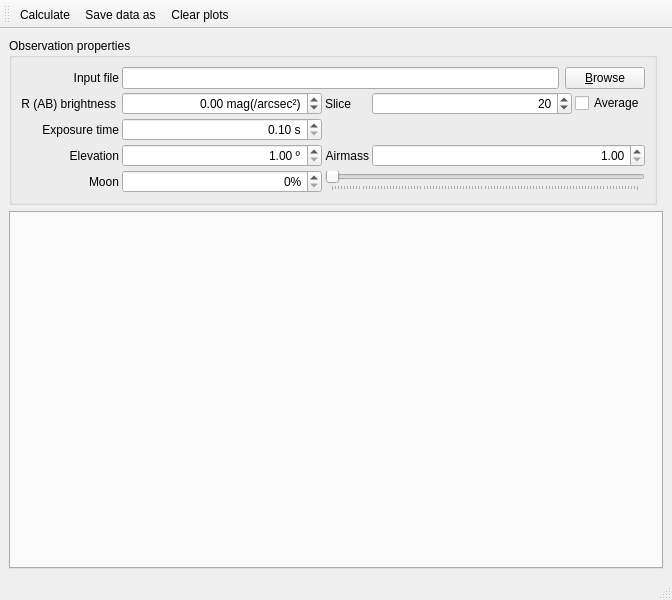
<?xml version="1.0" encoding="UTF-8"?>
<ui version="4.0">
 <class>MainWindow</class>
 <widget class="QMainWindow" name="MainWindow">
  <property name="geometry">
   <rect>
    <x>0</x>
    <y>0</y>
    <width>672</width>
    <height>600</height>
   </rect>
  </property>
  <property name="windowTitle">
   <string>TARSIS: Exposure Time Calculator</string>
  </property>
  <property name="windowIcon">
   <iconset resource="icons.qrc">
    <normaloff>:/icons/icons/TARSISETC.png</normaloff>:/icons/icons/TARSISETC.png</iconset>
  </property>
  <widget class="QWidget" name="centralwidget">
   <layout class="QGridLayout" name="gridLayout_4">
    <item row="0" column="0">
     <widget class="QGroupBox" name="groupBox">
      <property name="title">
       <string>Observation properties</string>
      </property>
      <layout class="QGridLayout" name="gridLayout">
       <property name="leftMargin">
        <number>9</number>
       </property>
       <property name="topMargin">
        <number>9</number>
       </property>
       <property name="rightMargin">
        <number>9</number>
       </property>
       <property name="bottomMargin">
        <number>9</number>
       </property>
       <property name="spacing">
        <number>3</number>
       </property>
       <item row="8" column="0" colspan="2">
        <widget class="QLabel" name="label_5">
         <property name="text">
          <string>Moon</string>
         </property>
         <property name="alignment">
          <set>Qt::AlignRight|Qt::AlignTrailing|Qt::AlignVCenter</set>
         </property>
        </widget>
       </item>
       <item row="5" column="3">
        <widget class="QLabel" name="airmassLabel">
         <property name="text">
          <string>Airmass</string>
         </property>
         <property name="alignment">
          <set>Qt::AlignRight|Qt::AlignTrailing|Qt::AlignVCenter</set>
         </property>
        </widget>
       </item>
       <item row="3" column="2">
        <widget class="QDoubleSpinBox" name="exposureTimeSpinBox">
         <property name="sizePolicy">
          <sizepolicy hsizetype="Expanding" vsizetype="Fixed">
           <horstretch>0</horstretch>
           <verstretch>0</verstretch>
          </sizepolicy>
         </property>
         <property name="alignment">
          <set>Qt::AlignRight|Qt::AlignTrailing|Qt::AlignVCenter</set>
         </property>
         <property name="suffix">
          <string> s</string>
         </property>
         <property name="minimum">
          <double>0.100000000000000</double>
         </property>
         <property name="maximum">
          <double>360000.000000000000000</double>
         </property>
        </widget>
       </item>
       <item row="2" column="4">
        <widget class="QSpinBox" name="sliceSpinBox">
         <property name="sizePolicy">
          <sizepolicy hsizetype="Expanding" vsizetype="Fixed">
           <horstretch>0</horstretch>
           <verstretch>0</verstretch>
          </sizepolicy>
         </property>
         <property name="alignment">
          <set>Qt::AlignRight|Qt::AlignTrailing|Qt::AlignVCenter</set>
         </property>
         <property name="minimum">
          <number>1</number>
         </property>
         <property name="maximum">
          <number>40</number>
         </property>
         <property name="value">
          <number>20</number>
         </property>
        </widget>
       </item>
       <item row="3" column="0" colspan="2">
        <widget class="QLabel" name="label">
         <property name="text">
          <string>Exposure time</string>
         </property>
         <property name="alignment">
          <set>Qt::AlignRight|Qt::AlignTrailing|Qt::AlignVCenter</set>
         </property>
        </widget>
       </item>
       <item row="2" column="0">
        <widget class="QLabel" name="label_6">
         <property name="text">
          <string>R (AB) brightness</string>
         </property>
         <property name="alignment">
          <set>Qt::AlignRight|Qt::AlignTrailing|Qt::AlignVCenter</set>
         </property>
        </widget>
       </item>
       <item row="8" column="2">
        <widget class="QDoubleSpinBox" name="moonSpinBox">
         <property name="sizePolicy">
          <sizepolicy hsizetype="Expanding" vsizetype="Fixed">
           <horstretch>0</horstretch>
           <verstretch>0</verstretch>
          </sizepolicy>
         </property>
         <property name="alignment">
          <set>Qt::AlignRight|Qt::AlignTrailing|Qt::AlignVCenter</set>
         </property>
         <property name="suffix">
          <string>%</string>
         </property>
         <property name="decimals">
          <number>0</number>
         </property>
        </widget>
       </item>
       <item row="2" column="3">
        <widget class="QLabel" name="label_7">
         <property name="text">
          <string>Slice</string>
         </property>
        </widget>
       </item>
       <item row="5" column="0" colspan="2">
        <widget class="QLabel" name="label_4">
         <property name="text">
          <string>Elevation</string>
         </property>
         <property name="alignment">
          <set>Qt::AlignRight|Qt::AlignTrailing|Qt::AlignVCenter</set>
         </property>
        </widget>
       </item>
       <item row="1" column="0" colspan="2">
        <widget class="QLabel" name="label_2">
         <property name="text">
          <string>Input file</string>
         </property>
         <property name="alignment">
          <set>Qt::AlignRight|Qt::AlignTrailing|Qt::AlignVCenter</set>
         </property>
        </widget>
       </item>
       <item row="5" column="2">
        <widget class="QDoubleSpinBox" name="elevationSpinBox">
         <property name="sizePolicy">
          <sizepolicy hsizetype="Expanding" vsizetype="Fixed">
           <horstretch>0</horstretch>
           <verstretch>0</verstretch>
          </sizepolicy>
         </property>
         <property name="alignment">
          <set>Qt::AlignRight|Qt::AlignTrailing|Qt::AlignVCenter</set>
         </property>
         <property name="suffix">
          <string> º</string>
         </property>
         <property name="minimum">
          <double>1.000000000000000</double>
         </property>
         <property name="maximum">
          <double>90.000000000000000</double>
         </property>
        </widget>
       </item>
       <item row="2" column="2">
        <widget class="QDoubleSpinBox" name="magSpinBox">
         <property name="alignment">
          <set>Qt::AlignRight|Qt::AlignTrailing|Qt::AlignVCenter</set>
         </property>
         <property name="suffix">
          <string> mag(/arcsec²)</string>
         </property>
         <property name="minimum">
          <double>-1.000000000000000</double>
         </property>
         <property name="maximum">
          <double>25.000000000000000</double>
         </property>
        </widget>
       </item>
       <item row="2" column="5">
        <widget class="QCheckBox" name="averageSpinBox">
         <property name="text">
          <string>Average</string>
         </property>
        </widget>
       </item>
       <item row="1" column="2" colspan="4">
        <widget class="QFrame" name="frame">
         <property name="sizePolicy">
          <sizepolicy hsizetype="Expanding" vsizetype="Preferred">
           <horstretch>0</horstretch>
           <verstretch>0</verstretch>
          </sizepolicy>
         </property>
         <property name="frameShape">
          <enum>QFrame::NoFrame</enum>
         </property>
         <property name="frameShadow">
          <enum>QFrame::Raised</enum>
         </property>
         <layout class="QGridLayout" name="gridLayout_2">
          <property name="leftMargin">
           <number>0</number>
          </property>
          <property name="topMargin">
           <number>0</number>
          </property>
          <property name="rightMargin">
           <number>0</number>
          </property>
          <property name="bottomMargin">
           <number>0</number>
          </property>
          <item row="0" column="0">
           <widget class="QLineEdit" name="inputFileEdit"/>
          </item>
          <item row="0" column="1">
           <widget class="QPushButton" name="browseButton">
            <property name="text">
             <string>&amp;Browse</string>
            </property>
           </widget>
          </item>
         </layout>
        </widget>
       </item>
       <item row="3" column="3" colspan="3">
        <spacer name="horizontalSpacer">
         <property name="orientation">
          <enum>Qt::Horizontal</enum>
         </property>
         <property name="sizeHint" stdset="0">
          <size>
           <width>40</width>
           <height>20</height>
          </size>
         </property>
        </spacer>
       </item>
       <item row="5" column="4" colspan="2">
        <widget class="QDoubleSpinBox" name="airmassSpinBox">
         <property name="sizePolicy">
          <sizepolicy hsizetype="Expanding" vsizetype="Fixed">
           <horstretch>0</horstretch>
           <verstretch>0</verstretch>
          </sizepolicy>
         </property>
         <property name="alignment">
          <set>Qt::AlignRight|Qt::AlignTrailing|Qt::AlignVCenter</set>
         </property>
         <property name="minimum">
          <double>1.000000000000000</double>
         </property>
        </widget>
       </item>
       <item row="8" column="3" colspan="3">
        <widget class="QSlider" name="moonSlider">
         <property name="maximum">
          <number>100</number>
         </property>
         <property name="orientation">
          <enum>Qt::Horizontal</enum>
         </property>
         <property name="tickPosition">
          <enum>QSlider::TicksBelow</enum>
         </property>
         <property name="tickInterval">
          <number>1</number>
         </property>
        </widget>
       </item>
      </layout>
     </widget>
    </item>
    <item row="1" column="0" colspan="2">
     <widget class="QTabWidget" name="tabWidget">
      <property name="currentIndex">
       <number>-1</number>
      </property>
     </widget>
    </item>
   </layout>
  </widget>
  <widget class="QMenuBar" name="menubar">
   <property name="geometry">
    <rect>
     <x>0</x>
     <y>0</y>
     <width>672</width>
     <height>25</height>
    </rect>
   </property>
  </widget>
  <widget class="QStatusBar" name="statusbar"/>
  <widget class="QToolBar" name="toolBar">
   <property name="windowTitle">
    <string>toolBar</string>
   </property>
   <attribute name="toolBarArea">
    <enum>TopToolBarArea</enum>
   </attribute>
   <attribute name="toolBarBreak">
    <bool>false</bool>
   </attribute>
   <addaction name="actionCalculate"/>
   <addaction name="actionSave_data_as"/>
   <addaction name="actionClear_plots"/>
  </widget>
  <action name="actionCalculate">
   <property name="icon">
    <iconset resource="icons.qrc">
     <normaloff>:/icons/icons/media-playback-start.svg</normaloff>:/icons/icons/media-playback-start.svg</iconset>
   </property>
   <property name="text">
    <string>Calculate</string>
   </property>
  </action>
  <action name="actionSave_data_as">
   <property name="icon">
    <iconset resource="icons.qrc">
     <normaloff>:/icons/icons/text-x-install.svg</normaloff>:/icons/icons/text-x-install.svg</iconset>
   </property>
   <property name="text">
    <string>Save data as...</string>
   </property>
  </action>
  <action name="actionClear_plots">
   <property name="icon">
    <iconset resource="icons.qrc">
     <normaloff>:/icons/icons/edit-clear.svg</normaloff>:/icons/icons/edit-clear.svg</iconset>
   </property>
   <property name="text">
    <string>Clear plots</string>
   </property>
  </action>
 </widget>
 <resources>
  <include location="icons.qrc"/>
 </resources>
 <connections/>
</ui>
